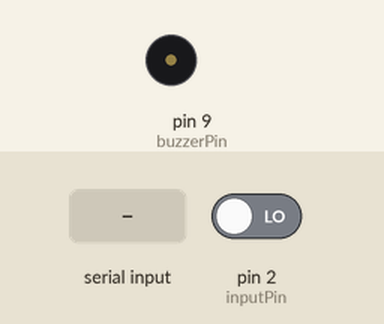
The sketch below on a simulated Arduino Uno, built with avr-gcc and run on an emulated ATmega328P. Parts: buzzer (waves = sounding). Inputs (shaded band) come from the test bench; at power-on: pin 2 (inputPin) LOW. What the sketch prints to the serial monitor is not drawn.

Above: at 2.8 s.
2.9 s: "1" received over the second serial link
At 3.6 s:
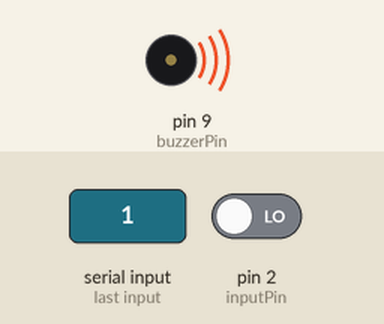
4.5 s: pin 2 (inputPin) driven HIGH
At 5.3 s:
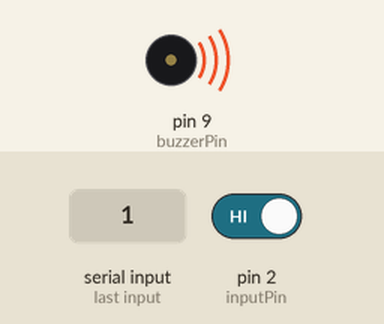
Timing chart, 0 to 7.5 s (numbered marks = the images above; inputs shaded):
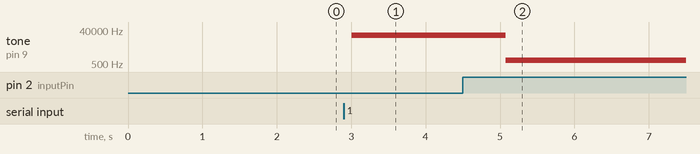

The sketch:

sketch_may27a.ino
```cpp
#include <pitches.h>

#include <SoftwareSerial.h>
SoftwareSerial BTSerial(10, 11); // RX | TX

int buzzerPin = 9;
int inputPin = 2;
int pirPin =2 ;

// choose the input pin (for PIR sensor)
        // we start, assuming no motion detected
                 // variable for reading the pin status
       //Set up a speaker on a PWM pin (digital 9, 10, or 11)
void setup() {

   pinMode(inputPin, INPUT);     // declare sensor as input
   //pinMode(pirPin, INPUT);
   //pinMode(buzzerPin,OUTPUT);
 // digitalWrite(buzzerPin,LOW);

  Serial.begin(9600);
  BTSerial.begin(9600);
 }

void loop() {


int valPIR=digitalRead(inputPin);
BTSerial.write(200);
BTSerial.write(valPIR);


if(BTSerial.available())
{
  //  tone(buzzerPin, 10000, 1000);
  noTone(buzzerPin);
  digitalWrite(buzzerPin,LOW);
  int moving = digitalRead(inputPin);

 Serial.println("重新感應");
  if (moving ==1)
  {            // check if the input is HIGH


      Serial.println("偵測到物體接近!");
      //  digitalWrite(buzzerPin, HIGH);
        tone(buzzerPin, 800, 5000);
        delay(800);


    //    noTone(buzzerPin);

       Serial.println("閉嘴");


   // digitalWrite(buzzerPin, LOW);
  // noTone(buzzerPin);


    }


   else if (moving==0 )
  {
     //  pinMode(buzzerPin, OUTPUT);
      Serial.println("目前無偵測!");
     //  noTone(buzzerPin);
     tone(buzzerPin, 20000, 10000);
    //  tone(buzzerPin, 1000);
     //noTone(buzzerPin);


    }
    else {
      Serial.println("錯誤");

      }


}
Serial.flush();
Serial.println("ㄏ");
delay(1000);
}
```

Measured:
- after the input at 2.9 s, tone on pin 9 (buzzerPin): silent → 20000 Hz after 0.11 s
- after the input at 4.5 s, tone on pin 9 (buzzerPin): 20000 Hz → 800 Hz after 0.58 s
